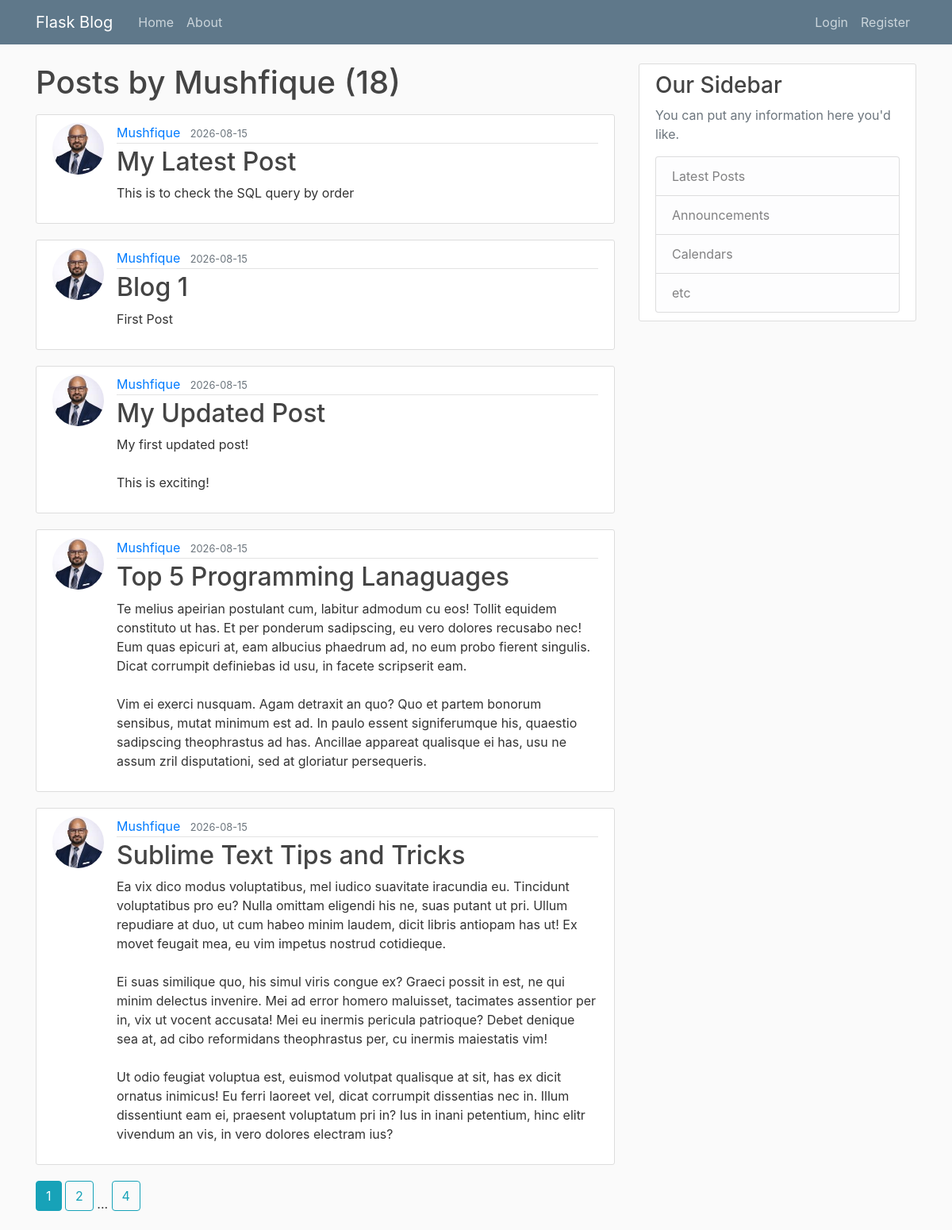
The app's page /user/Mushfique, older data.
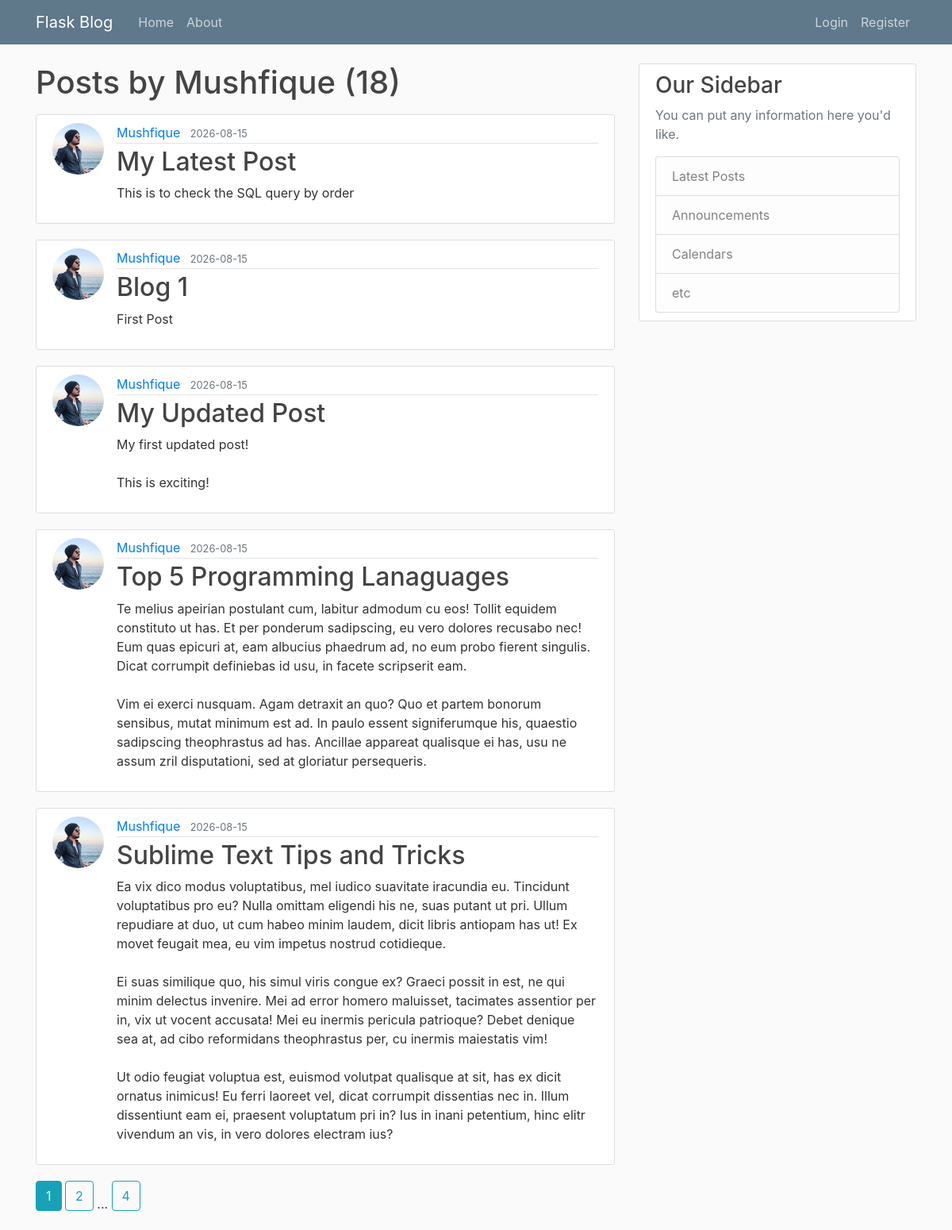
The same page, newer data.
### flask_app/models.py (models this page shows, shortened)
class Post(db.Model):
    id = db.Column(db.Integer, primary_key=True)
    title = db.Column(db.String(100), nullable=False)
    date_posted = db.Column(db.DateTime, nullable=False, default=datetime.now(timezone.utc))
    content = db.Column(db.Text, nullable=False)
    user_id = db.Column(db.Integer, db.ForeignKey('user.id'), nullable=False)

class User(db.Model, UserMixin):
    id = db.Column(db.Integer, primary_key=True)
    username = db.Column(db.String(20), unique=True, nullable=False)
    email = db.Column(db.String(120), unique=True, nullable=False)
    image_file = db.Column(db.String(20), nullable=False, default='default.jpg')
    password = db.Column(db.String(60), nullable=False)
    posts = db.relationship('Post', backref='author', lazy=True)

### flask_app/routes.py (the view)
@app.route("/user/<string:username>")
def user_posts(username):
    page = request.args.get('page', 1, type=int)
    user = User.query.filter_by(username=username).first_or_404()
    posts = Post.query.filter_by(author=user)\
        .order_by(Post.date_posted.desc())\
        .paginate(per_page=5, page=page)
    return render_template("user_posts.html", posts=posts, user=user)

### flask_app/templates/user_posts.html
{% extends "layout.html" %} {% block content %}
<h1 class="mb-3">Posts by {{ user.username }} ({{ posts.total }})</h1>
{% for post in posts.items %}
<article class="media content-section">
  <img
    class="rounded-circle article-img"
    src="{{ url_for('static', filename='profile_pics/' + post.author.image_file) }}"
  />
  <div class="media-body">
    <div class="article-metadata">
      <a
        class="mr-2"
        href="{{ url_for('user_posts', username=post.author.username) }}"
        >{{ post.author.username }}</a
      >
      <small class="text-muted"
        >{{ post.date_posted.strftime('%Y-%m-%d') }}</small
      >
    </div>
    <h2>
      <a class="article-title" href="{{ url_for('post', post_id=post.id) }}"
        >{{ post.title }}</a
      >
    </h2>
    <p class="article-content">{{ post.content }}</p>
  </div>
</article>
{% endfor %} {% for page_num in posts.iter_pages(left_edge=1, right_edge=1,
left_current=1, right_current=1) %} {% if page_num %} {% if page_num ==
posts.page %}
<a
  class="btn btn-info mb-4"
  href="{{ url_for('user_posts', username=user.username, page=page_num) }}"
  >{{ page_num }}</a
>
{% else %}
<a
  class="btn btn-outline-info mb-4"
  href="{{ url_for('user_posts', username=user.username, page=page_num) }}"
  >{{ page_num }}</a
>
{% endif %} {% else %} ... {% endif %} {% endfor %} {% endblock content %}

Row changes from the older to the newer data that the page shows:
changed through a linked row, Post "My Latest Post": image_file: a different picture
changed through a linked row, Post "Blog 1": image_file: a different picture
changed through a linked row, Post "My Updated Post": image_file: a different picture
changed through a linked row, Post "Top 5 Programming Lanaguages": image_file: a different picture
changed through a linked row, Post "Sublime Text Tips and Tricks": image_file: a different picture
